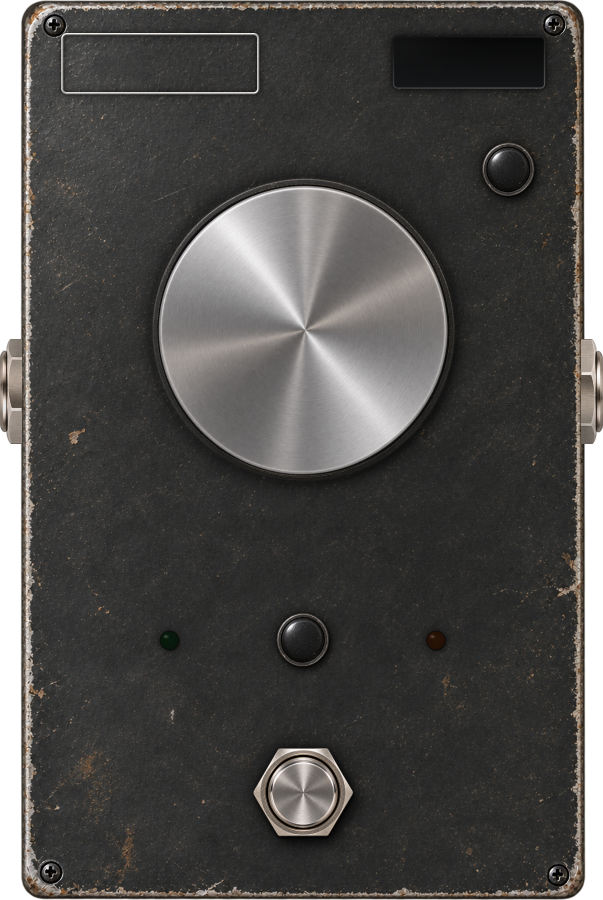
#> input picture background.png, 1206 x 1800 px (shown at 1/2 size)
$ python preview.py
#> lines starting #> are read from the running program, lines starting #| are printed output that depends on the picture
"""Apercu NGATE : compose le fond et tout ce que le plugin dessine par-dessus (meme geometrie que Layout.h).
Usage : python3 tools/preview.py <seuil dB> <niveau entree dB> <hard 0/1> <bass 0/1> <bypass 0/1> <sortie.png> [texte barre]"""
import os, sys, json, math, pathlib
import numpy as np, cv2
from PIL import Image, ImageDraw, ImageFont

HERE = os.path.dirname(os.path.abspath(__file__)); ROOT = os.path.dirname(HERE)
G = json.load(open(os.path.join(HERE, 'layout.json')))
#> (reads tools/layout.json from the repository)
AS = 2
thr = float(sys.argv[1]) if len(sys.argv) > 1 else -53.5
lvl = float(sys.argv[2]) if len(sys.argv) > 2 else -30.0
hard = int(sys.argv[3]) if len(sys.argv) > 3 else 1
bass = int(sys.argv[4]) if len(sys.argv) > 4 else 0
bypass = int(sys.argv[5]) if len(sys.argv) > 5 else 0
outp = sys.argv[6] if len(sys.argv) > 6 else os.path.join(ROOT, 'design', 'preview.png')
bar = sys.argv[7] if len(sys.argv) > 7 else '1  Clean Single Coils'
power = 0.0 if bypass else 1.0
is_open = (lvl > thr) and not bypass

bg = Image.open(os.path.join(ROOT, 'background.png')).convert('RGBA')
#> bg is the input picture: PIL image 1206x1800 RGBA; mean R, G, B, A 61.4, 59.9, 58.2, 237.1
W, H = bg.size
#> W = 1206; H = 1800
SS = 3                                                    # sur-echantillonnage du dessin vectoriel
canvas = bg.resize((W * SS, H * SS), Image.LANCZOS)

def paste(im, x, y):
    canvas.alpha_composite(im, (int(round(x)), int(round(y))))

def U(v): return v * AS * SS

# --- halos et LED allumees
def led(name, glow, pos, on):
#> called with name = 'led_green_on.png', glow = 'glow_green.png', on = True
    if on <= 0: return
    gl = Image.open(os.path.join(ROOT, glow)).convert('RGBA')
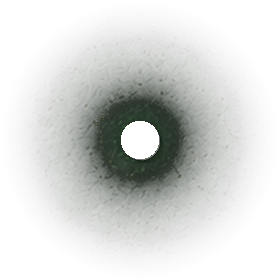
#> input picture glow_green.png, 280 x 280 px
#> gl is the input picture: PIL image 280x280 RGBA; mean R, G, B, A 49, 56.1, 48.8, 48.7
    r = G['glowG'] if 'green' in glow else G['glowO']
    gl = gl.resize((int(U(r[2])), int(U(r[3]))), Image.LANCZOS)
#> gl: PIL image 840x840 RGBA
    paste(gl, U(r[0]), U(r[1]))
    sp = Image.open(os.path.join(ROOT, name)).convert('RGBA')
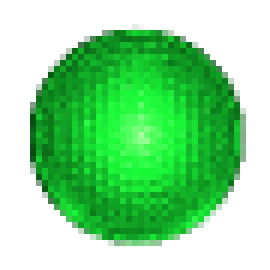
#> input picture led_green_on.png, 45 x 45 px (shown 6 times larger)
#> sp is the input picture: PIL image 45x45 RGBA; mean R, G, B, A 11.4, 93.5, 22.3, 127.4
    s = int(U(G['ledS'])); sp = sp.resize((s, s), Image.LANCZOS)
#> after `sp = sp.resize((s, s), Image.LANCZOS)`:
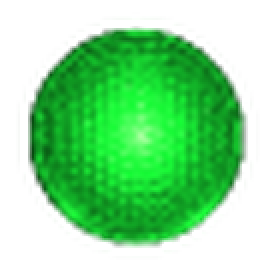
#> sp: PIL image 135x135 RGBA (shown 2 times larger); mean R, G, B, A 11.5, 99.7, 22.9, 127.4; transparent parts drawn white
    paste(sp, U(pos[0]) - s / 2, U(pos[1]) - s / 2)
led('led_green_on.png', 'glow_green.png', G['openLed'], is_open)
led('led_orange_on.png', 'glow_orange.png', G['gateLed'], (not is_open) and not bypass)

# --- potard : usure + index qui tournent
t = (thr + 95.0) / 95.0
ang = -G['dotA'] + t * 2 * G['dotA']
top = Image.open(os.path.join(ROOT, 'knob_top.png')).convert('RGBA')
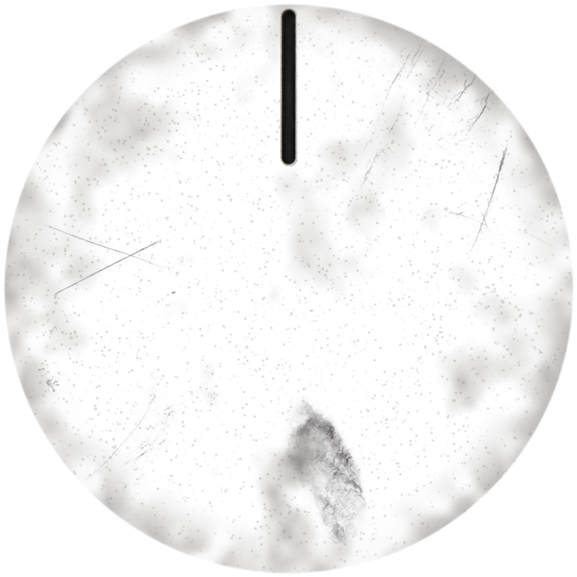
#> input picture knob_top.png, 577 x 577 px
#> top is the input picture: PIL image 577x577 RGBA; mean R, G, B, A 38.7, 35.9, 31.9, 13.9
s = int(U(G['knobSpr'])); top = top.resize((s, s), Image.LANCZOS).rotate(-ang, resample=Image.BICUBIC)
#> after `top = top.resize((s, s), Image.LANCZOS).rotate(-ang, resample=Image.BI`:
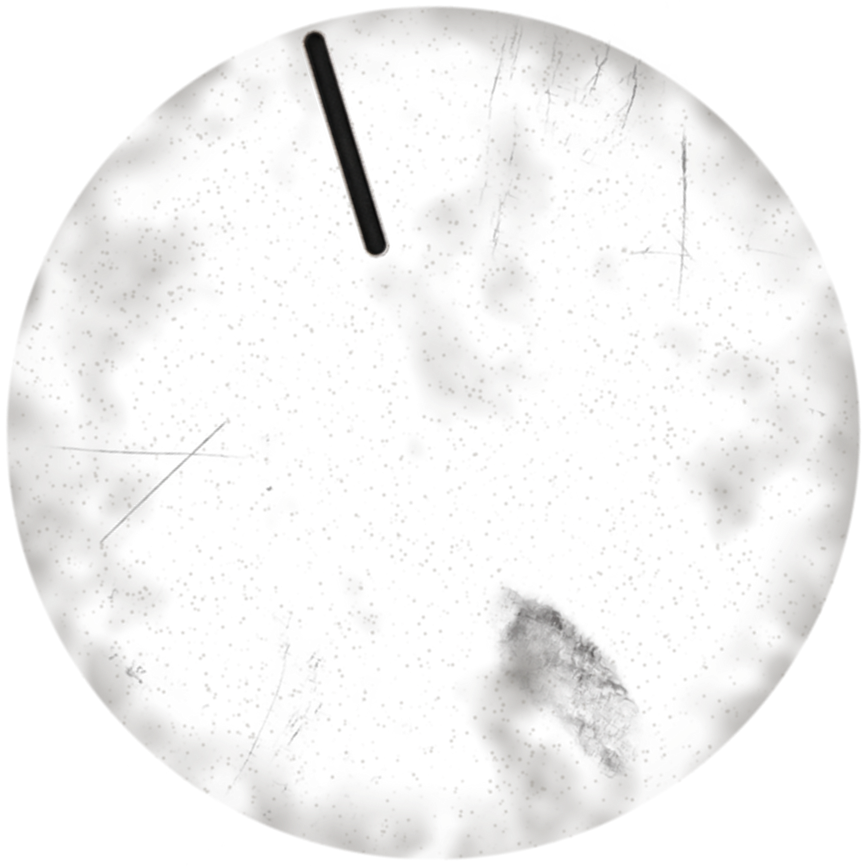
#> top: PIL image 1731x1731 RGBA (shown at 1/2 size); mean R, G, B, A 30.6, 28.3, 24.3, 13.7; transparent parts drawn white
paste(top, U(G['knob'][0]) - s / 2, U(G['knob'][1]) - s / 2)

# --- inverseur (kit) : haut = HARD
#> (the run stopped early here; a loop or call above may not have finished)
